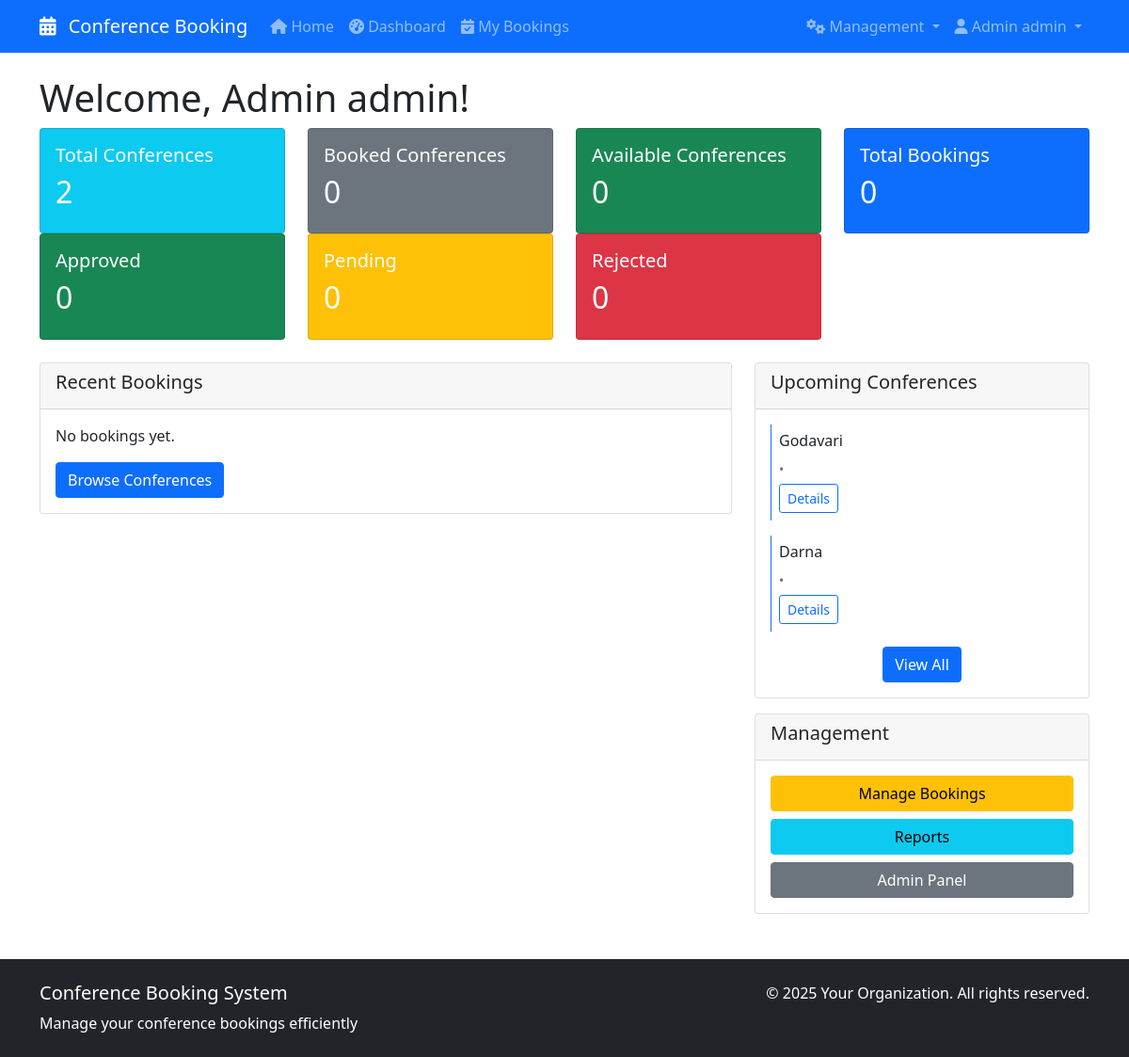
Page /dashboard/ (signed in) on the earlier database version.
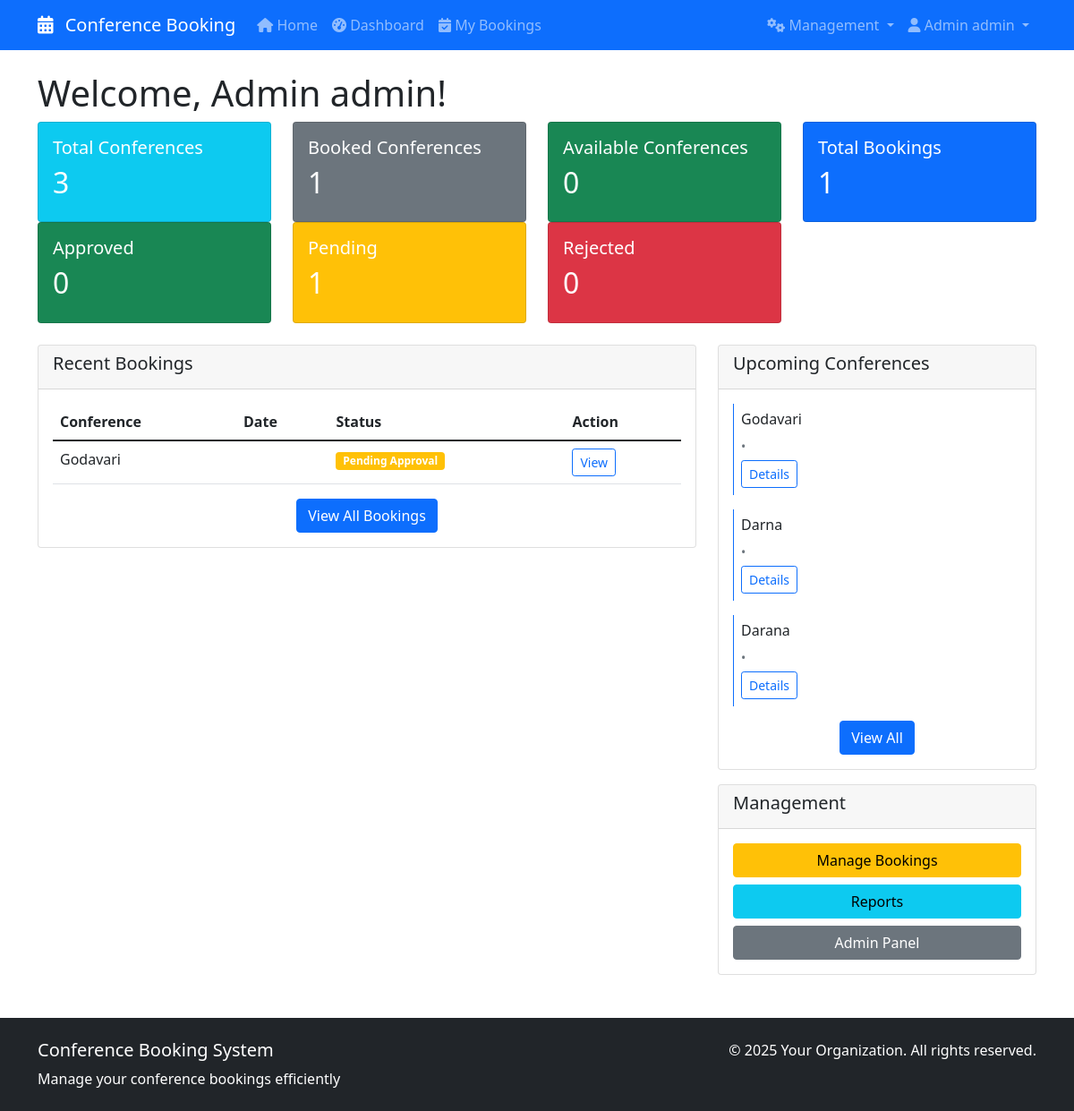
Same page on the later database version.
### bookings/models.py (models this page shows, shortened)
class Conference(models.Model):
    PRIORITY_CHOICES = [
        ('low', 'Low Priority'),
        ('medium', 'Medium Priority'),
        ('high', 'High Priority'),
        ('critical', 'Critical'),
    ]
    title = models.CharField(max_length=200)
    description = models.TextField()
    location = models.ForeignKey(Location, on_delete=models.CASCADE, null=True, blank=True)
    capacity = models.PositiveIntegerField()
    requires_approval = models.BooleanField(default=True)
    image = models.ImageField(upload_to='conferences/', blank=True, null=True)
    created_at = models.DateTimeField(auto_now_add=True)
    created_by = models.ForeignKey(User, on_delete=models.CASCADE)

class Booking(models.Model):
    STATUS_CHOICES = [
        ('pending', 'Pending Approval'),
        ('approved', 'Approved'),
        ('rejected', 'Rejected'),
        ('cancelled', 'Cancelled'),
    ]
    user = models.ForeignKey(User, on_delete=models.CASCADE)
    conference = models.ForeignKey(Conference, on_delete=models.CASCADE)
    booking_date = models.DateTimeField(auto_now_add=True)
    status = models.CharField(max_length=20, choices=STATUS_CHOICES, default='pending')
    justification = models.TextField(
        help_text="Please explain why you need to attend this conference",
        blank=True
    )
    notes = models.TextField(blank=True)
    approved_by = models.ForeignKey(
        User,
        on_delete=models.SET_NULL,
        null=True,
        blank=True,
        related_name='approved_bookings'
    )
    approved_date = models.DateTimeField(null=True, blank=True)
    rejection_reason = models.TextField(blank=True)
    class Meta:
        unique_together = ('user', 'conference')
    def get_status_display_color(self):
        status_colors = {
            'pending': 'warning',
            'approved': 'success',
            'rejected': 'danger',
            'cancelled': 'secondary',
        }
        return status_colors.get(self.status, 'secondary')

### bookings/views.py (the view)
# urls.py: path('dashboard/', views.dashboard, name='dashboard'),
@login_required
def dashboard(request):
    user_bookings = Booking.objects.filter(user=request.user).order_by('-booking_date')[:5]
    upcoming_conferences = Conference.objects.order_by('created_at')[:5]
    total_conferences = Conference.objects.count()
    booked_conferences = Booking.objects.filter(user=request.user).count()
    available_conferences = Conference.objects.filter(created_at__gte=timezone.now().date()).count()
    stats = {
        'total_conferences': total_conferences,
        'booked_conferences': booked_conferences,
        'available_conferences': available_conferences,
        'total_bookings': booked_conferences,
        'approved_bookings': Booking.objects.filter(user=request.user, status='approved').count(),
        'pending_bookings': Booking.objects.filter(user=request.user, status='pending').count(),
        'rejected_bookings': Booking.objects.filter(user=request.user, status='rejected').count(),
    }
    if hasattr(request.user, 'is_manager') and request.user.is_manager():
        pending_approvals = Booking.objects.filter(
            user__department=request.user.department,
            status='pending'
        ).count()
        stats['pending_approvals'] = pending_approvals
    context = {
        'user_bookings': user_bookings,
        'upcoming_conferences': upcoming_conferences,
        'stats': stats,
    }
    return render(request, 'bookings/dashboard.html', context)

### bookings/templates/bookings/dashboard.html (shortened to what the changed rows need)
{% extends 'base.html' %}
{% block content %}
<div class="row">
    <div class="col-12">
        <h1>Welcome, {{ user.get_full_name|default:user.username }}!</h1>
    </div>
</div>
<div class="row mb-4">
    <div class="col-md-3">
        <div class="card bg-info text-white">
            <div class="card-body">
                <h5>Total Conferences</h5>
                <h2>{{ stats.total_conferences }}</h2>
            </div>
        </div>
    </div>
    <div class="col-md-3">
        <div class="card bg-secondary text-white">
            <div class="card-body">
                <h5>Booked Conferences</h5>
                <h2>{{ stats.booked_conferences }}</h2>
            </div>
        </div>
    </div>
    <div class="col-md-3">
        <div class="card bg-success text-white">
            <div class="card-body">
                <h2>{{ stats.available_conferences }}</h2>
            </div>
        </div>
    </div>
    <div class="col-md-3">
        <div class="card bg-primary text-white">
            <div class="card-body">
                <h5>Total Bookings</h5>
                <h2>{{ stats.total_bookings }}</h2>
            </div>
        </div>
    </div>
    <div class="col-md-3">
        <div class="card bg-success text-white">
            <div class="card-body">
                <h2>{{ stats.approved_bookings }}</h2>
            </div>
        </div>
    </div>
    <div class="col-md-3">
        <div class="card bg-warning text-white">
            <div class="card-body">
                <h5>Pending</h5>
                <h2>{{ stats.pending_bookings }}</h2>
            </div>
        </div>
    </div>
    <div class="col-md-3">
        <div class="card bg-danger text-white">
            <div class="card-body">
                <h2>{{ stats.rejected_bookings }}</h2>
            </div>
        </div>
    </div>
</div>
<div class="row">
    <div class="col-md-8">
        <div class="card">
            <div class="card-body">
                {% if user_bookings %}
                    <div class="table-responsive">
                        <table class="table">
                            <thead>
                                <tr>
                                    <th>Conference</th>
                                    <th>Date</th>
                                    <th>Status</th>
                                    <th>Action</th>
                                </tr>
                            </thead>
                            <tbody>
                                {% for booking in user_bookings %}
                                <tr>
                                    <td>{{ booking.conference.title|truncatechars:40 }}</td>
                                    <td>{{ booking.conference.date }}</td>
                                    <td>
                                        <span class="badge bg-{{ booking.get_status_display_color }}">
                                            {{ booking.get_status_display }}
                                        </span>
                                    </td>
                                    <td>
                                        <a href="{% url 'conference_detail' booking.conference.pk %}"
                                           class="btn btn-sm btn-outline-primary">View</a>
                                    </td>
                                </tr>
                                {% endfor %}
                            </tbody>
                        </table>
                    </div>
                    <div class="text-center">
                        <a href="{% url 'my_bookings' %}" class="btn btn-primary">View All Bookings</a>
                    </div>
                {% else %}
                    <p>No bookings yet.</p>
                    <a href="{% url 'home' %}" class="btn btn-primary">Browse Conferences</a>
                {% endif %}
            </div>
        </div>
    </div>
    <div class="col-md-4">
        <div class="card">
            <div class="card-body">
                {% if upcoming_conferences %}
                    {% for conference in upcoming_conferences %}
                    <div class="mb-3 p-2 border-start border-primary">
                        <h6>{{ conference.title|truncatechars:30 }}</h6>
                        <small class="text-muted">{{ conference.date }} • {{ conference.venue|truncatechars:20 }}</small>
                        <div class="mt-1">
                            <a href="{% url 'conference_detail' conference.pk %}"
                               class="btn btn-sm btn-outline-primary">Details</a>
                        </div>
                    </div>
                    {% endfor %}
                {% else %}
                    <p>No upcoming conferences.</p>
                {% endif %}
            </div>
        </div>
    </div>
</div>
{% endblock %}

Differences in the rows shown:
added Booking: conference "Godavari", status "Pending Approval"
added Conference: title "Darana"
Other differences:
{{ stats.total_conferences }}: "2" → "3"
{{ stats.booked_conferences }}: "0" → "1"
{{ stats.total_bookings }}: "0" → "1"
{{ stats.pending_bookings }}: "0" → "1"
text no longer shown: "No bookings yet. Browse Conferences"
text now shown: "Conference Date Status Action View All Bookings"
